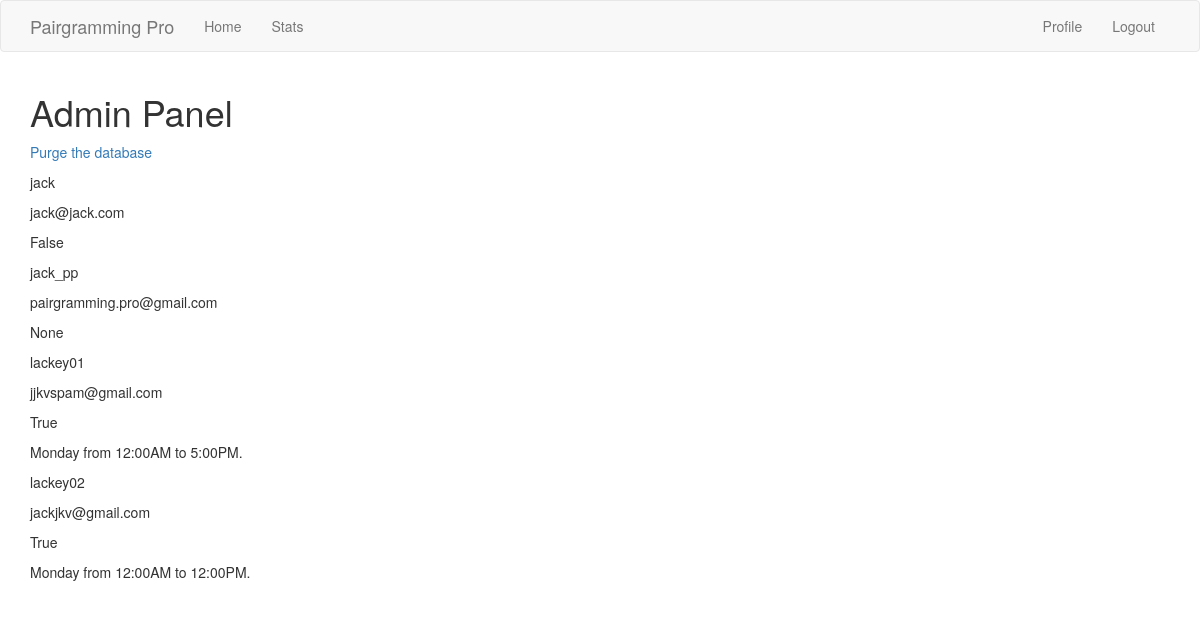
The app's page /admin (signed in), older data.
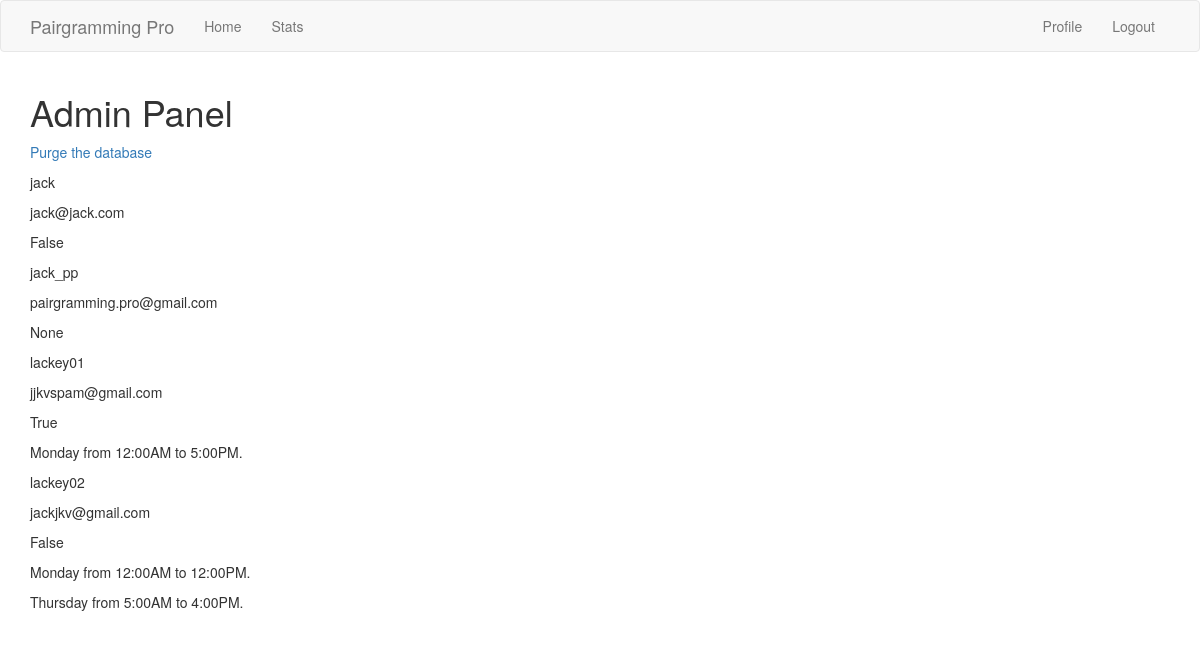
The same page, newer data.
### app/models.py (models this page shows, shortened)
class User(UserMixin, db.Model):
    id = db.Column(db.Integer, primary_key=True)
    username = db.Column(db.String(128), index=True, unique=True)
    email = db.Column(db.String(128), index=True, unique=True)
    s_id = db.Column(db.Integer, db.ForeignKey('school.id'))
    c_id = db.Column(db.Integer, db.ForeignKey('course.id'))
    password_hash = db.Column(db.String(128))
    free_times = db.relationship('FreeInterval', backref='author', lazy='dynamic')
    taken = db.Column(db.Boolean)
    partner = db.Column(db.String(128))

class FreeInterval(db.Model):
    id = db.Column(db.Integer, primary_key=True)
    start_day = db.Column(db.String(10))
    start_time = db.Column(db.String(10))
    end_day = db.Column(db.String(10))
    end_time = db.Column(db.String(10))
    user_id = db.Column(db.Integer, db.ForeignKey('user.id'))
    def __repr__(self):
        if self.start_day == self.end_day:
            return '{} from {} to {}.'.format(self.start_day, self.start_time, self.end_time)
        else:
            return '{} at {} to {} at {}.'.format(self.start_day, self.start_time, self.end_day, self.end_time)

### app/routes.py (the view)
@app.route('/admin', methods=['GET', 'POST'])
@login_required
def admin():
    if current_user.username not in DM.ADMINS:
        flash('Access denied!')
        return redirect(url_for('index'))
    users = User.query.all()
    return render_template('admin.html', title='Admin Panel', users=users)

### app/models.py (called while the page is built)
@login.user_loader
def load_user(id):
    return User.query.get(int(id))

### app/templates/admin.html (shortened to what this page needs)
{% extends "base.html" %}
{% block app_content %}
<h1>Admin Panel</h1>
<p><a href="{{ url_for('purge') }}">Purge the database</a></p>
{% for user in users %}
<p>{{user.username}}</p>
<p>{{user.email}}</p>
<p>{{user.taken}}</p>
{% for f in user.free_times %}
<p>{{f}}</p>
{% endfor %}
{% endfor %}
{% endblock %}

Row changes from the older to the newer data that the page shows:
changed User "lackey02": taken "True" → "False"
added FreeInterval: start_day+end_day+start_time "Thursday from 5:00AM to 4:00PM.", shown under User "lackey02"
